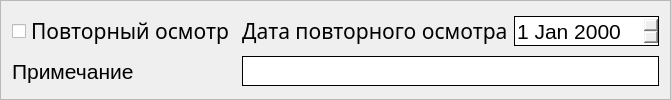
		<widget class="QFrame" name="next_visit_frame">
		 <property name="frameShape">
		  <enum>QFrame::StyledPanel</enum>
		 </property>
		 <property name="frameShadow">
		  <enum>QFrame::Raised</enum>
		 </property>
		 <layout class="QGridLayout" name="gridLayout_7">
		  <item row="0" column="1">
		   <widget class="QLabel" name="next_visit_label">
			<property name="minimumSize">
			 <size>
			  <width>0</width>
			  <height>30</height>
			 </size>
			</property>
			<property name="font">
			 <font>
			  <family>Accanthis ADF Std</family>
			  <pointsize>16</pointsize>
			  <weight>50</weight>
			  <bold>false</bold>
			 </font>
			</property>
			<property name="text">
			 <string>Дата повторного осмотра</string>
			</property>
		   </widget>
		  </item>
		  <item row="1" column="0">
		   <widget class="QLabel" name="note_label">
			<property name="minimumSize">
			 <size>
			  <width>0</width>
			  <height>30</height>
			 </size>
			</property>
			<property name="font">
			 <font>
			  <pointsize>16</pointsize>
			 </font>
			</property>
			<property name="text">
			 <string>Примечание</string>
			</property>
		   </widget>
		  </item>
		  <item row="0" column="2">
		   <widget class="QDateEdit" name="next_visit_dateEdit">
			<property name="minimumSize">
			 <size>
			  <width>0</width>
			  <height>30</height>
			 </size>
			</property>
			<property name="font">
			 <font>
			  <pointsize>16</pointsize>
			 </font>
			</property>
			<property name="styleSheet">
			 <string notr="true"> QDateEdit {
	  border-width: 1px;
	  border-style: solid;
	  border-radius: 0px;
  }</string>
			</property>
		   </widget>
		  </item>
		  <item row="1" column="1" colspan="2">
		   <widget class="QLineEdit" name="note_lineEdit">
			<property name="minimumSize">
			 <size>
			  <width>0</width>
			  <height>30</height>
			 </size>
			</property>
			<property name="font">
			 <font>
			  <pointsize>16</pointsize>
			 </font>
			</property>
			<property name="styleSheet">
			 <string notr="true"> QLineEdit {
	  border-width: 1px;
	  border-style: solid;
	  border-radius: 0px;
  }</string>
			</property>
		   </widget>
		  </item>
		  <item row="0" column="0">
		   <widget class="QCheckBox" name="next_visit_checkBox">
			<property name="minimumSize">
			 <size>
			  <width>0</width>
			  <height>30</height>
			 </size>
			</property>
			<property name="font">
			 <font>
			  <family>Accanthis ADF Std</family>
			  <pointsize>16</pointsize>
			  <weight>50</weight>
			  <bold>false</bold>
			 </font>
			</property>
			<property name="text">
			 <string>Повторный осмотр</string>
			</property>
		   </widget>
		  </item>
		 </layout>
		</widget>
